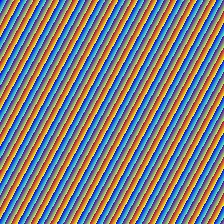
#> input picture load/synthetic-224.jpg, 224 x 224 px
$ python -i forensics.py   (imports and definitions only)
#> lines starting #> are read from the running program, lines starting #| are printed output that depends on the picture
"""Forensic signatures and panels for evidentiary reports (Phase 15).

Raw media is never stored, so at analysis time we keep only *coarse numeric signatures* that the
backend can render into report panels later:

- ``cam``: 14x14 Grad-CAM attention grid (where the forgery model looked)
- ``ela``: 16x16 grid of mean JPEG error-level residual per block, plus summary stats
- ``fft``: 32x32 centred log-magnitude spectrum (no phase) and a 32-bin radial profile

None of these can be inverted back into a recognisable image. When a moderator re-supplies the
original at report time, :func:`render_panels` produces full-resolution panels instead; those are
returned to the caller and never persisted.
"""

from __future__ import annotations

import base64
import io

import cv2
import numpy as np
from PIL import Image

CAM_GRID = 14
ELA_GRID = 16
FFT_GRID = 32
FFT_BINS = 32
ANALYSIS_SIZE = 224
ELA_QUALITY = 90
ELA_SCALE = 15


def _rgb(image_bytes: bytes) -> np.ndarray:
    with Image.open(io.BytesIO(image_bytes)) as img:
        return np.asarray(img.convert("RGB"))


def _grid(values: np.ndarray, size: int) -> list[list[float]]:
    small = cv2.resize(values.astype(np.float32), (size, size), interpolation=cv2.INTER_AREA)
    return np.round(small.astype(np.float64), 2).tolist()


def _normalise(values: np.ndarray) -> np.ndarray:
    return (values - values.min()) / (np.ptp(values) + 1e-8)


# [76 lines left out: functions ela_residual, log_spectrum, high_frequency_ratio, radial_profile, signature, _peak and 1 more, not called in this run]


def render_panels(image_bytes: bytes) -> dict[str, str]:
    """Full-resolution FFT and ELA panels (base64 PNG) from an original re-supplied at report time."""
    rgb = cv2.resize(_rgb(image_bytes), (ANALYSIS_SIZE * 2, ANALYSIS_SIZE * 2), interpolation=cv2.INTER_AREA)
    spectrum = (log_spectrum(rgb) * 255).astype(np.uint8)
    fft_rgb = cv2.cvtColor(cv2.applyColorMap(spectrum, cv2.COLORMAP_INFERNO), cv2.COLOR_BGR2RGB)
    ela_rgb = np.clip(ela_residual(rgb) * ELA_SCALE, 0, 255).astype(np.uint8)
    return {"fft": _png_b64(fft_rgb), "ela": _png_b64(ela_rgb)}

>>> import cv2
>>> picture = cv2.imread('../load/synthetic-224.jpg', cv2.IMREAD_GRAYSCALE)
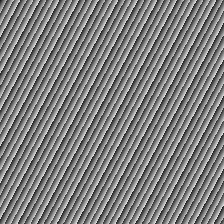
#> picture: shape (224, 224); min 21, max 232, mean 126.5
#> (the run stopped early here; a loop or call above may not have finished)
